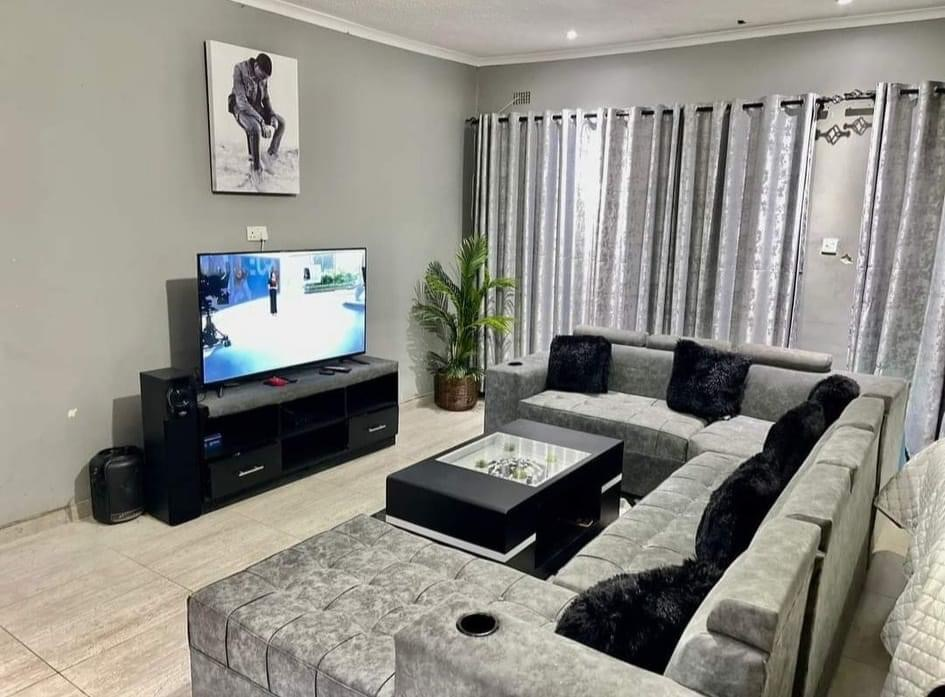
#> input picture img/002.jpeg, 945 x 697 px; its folder holds only this picture in this run
$ python main.py
#> lines starting #> are read from the running program, lines starting #| are printed output that depends on the picture
from PIL import Image, ImageEnhance, ImageFilter
import os


# os.mkdir('img')
# os.mkdir('editedImg')
in_paths = './img'
out_path = './editedImg'

for filename in os.listdir(in_paths):
    img = Image.open(f"{in_paths}/{filename}")
#> img is the input picture: PIL image 945x697 RGB; mean R, G, B 142.2, 140.3, 133.3
    edit = img.filter(ImageFilter.SHARPEN).convert("L")
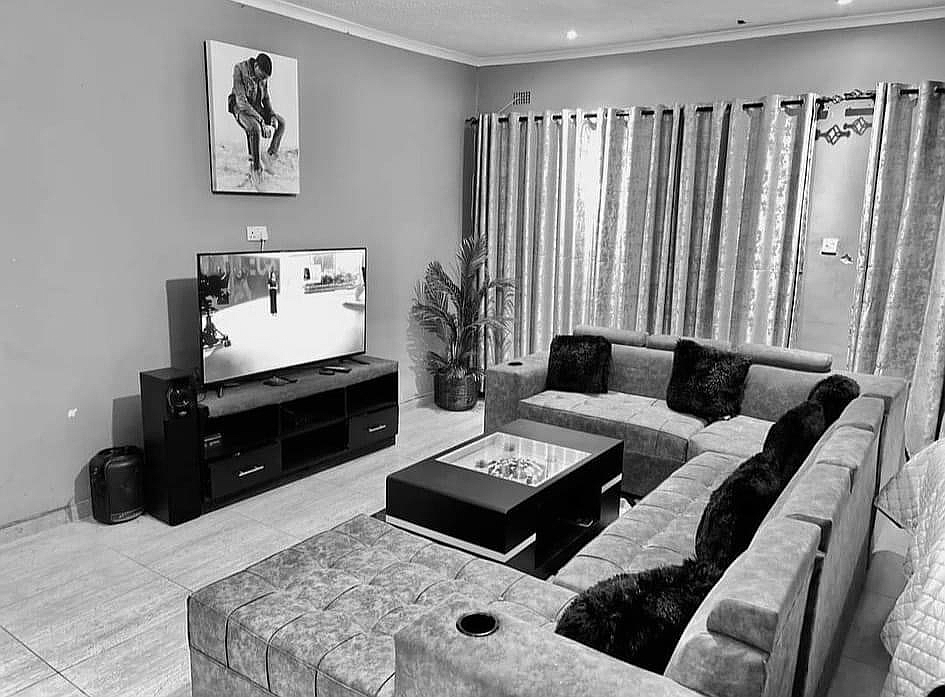
#> edit: PIL image 945x697 L; min 0, max 255, mean 140.1
    factor = 1.5
    enhancer = ImageEnhance.Contrast(edit)
    edit = enhancer.enhance(factor)
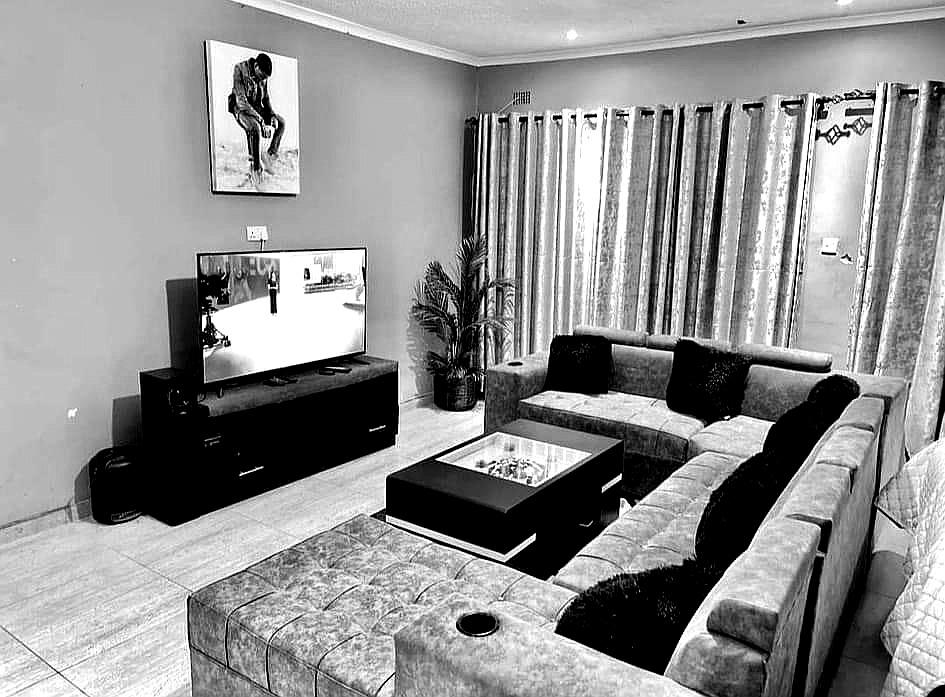
#> edit: PIL image 945x697 L; min 0, max 255, mean 144.9
    clean_name = os.path.splitext(filename)[0]
    edit.save(f"{out_path}/{clean_name}_edited.jpg")
